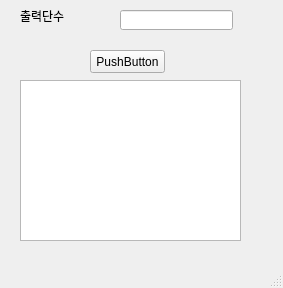
<?xml version="1.0" encoding="UTF-8"?>
<ui version="4.0">
 <class>MainWindow</class>
 <widget class="QMainWindow" name="MainWindow">
  <property name="geometry">
   <rect>
    <x>0</x>
    <y>0</y>
    <width>283</width>
    <height>288</height>
   </rect>
  </property>
  <property name="windowTitle">
   <string>MainWindow</string>
  </property>
  <widget class="QWidget" name="centralwidget">
   <widget class="QLabel" name="label">
    <property name="geometry">
     <rect>
      <x>20</x>
      <y>10</y>
      <width>56</width>
      <height>12</height>
     </rect>
    </property>
    <property name="text">
     <string>출력단수</string>
    </property>
   </widget>
   <widget class="QLineEdit" name="le1">
    <property name="geometry">
     <rect>
      <x>120</x>
      <y>10</y>
      <width>113</width>
      <height>20</height>
     </rect>
    </property>
   </widget>
   <widget class="QTextEdit" name="te">
    <property name="geometry">
     <rect>
      <x>20</x>
      <y>80</y>
      <width>221</width>
      <height>161</height>
     </rect>
    </property>
   </widget>
   <widget class="QPushButton" name="pb">
    <property name="geometry">
     <rect>
      <x>90</x>
      <y>50</y>
      <width>75</width>
      <height>23</height>
     </rect>
    </property>
    <property name="text">
     <string>PushButton</string>
    </property>
   </widget>
  </widget>
  <widget class="QMenuBar" name="menubar">
   <property name="geometry">
    <rect>
     <x>0</x>
     <y>0</y>
     <width>283</width>
     <height>21</height>
    </rect>
   </property>
  </widget>
  <widget class="QStatusBar" name="statusbar"/>
 </widget>
 <resources/>
 <connections/>
</ui>
